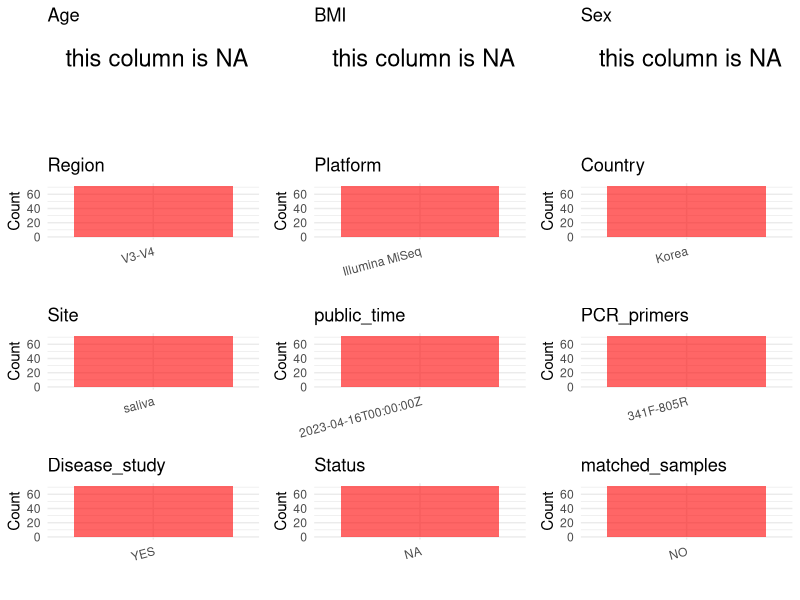

The R script that drew this image: (Note: this script raises an error after producing the figure.)
## ---- chunk 1
# Load necessary libraries
library(dplyr)
library(ggplot2)
library(cowplot)

# Set working directory (update this path to your local directory)
setwd("D:/metadata/PRJEB61123")

# Read the initial metadata files
initial_meta<-read.csv("SraRunTable.csv",header = T)

# Combine the two metadata files
#meta <- rbind(initial_meta, initial_meta1)

#Remove entries non-oral samples
#initial_meta <- subset(initial_meta,isolate %in% c("saliva","tongue coat"))

# Check the number of samples containing "HT" in Sample.Name (e.g., healthy controls)
#nrow(subset(meta, grepl("HT", Sample.Name)))

# Display the first few rows of the metadata
head(initial_meta)
## ---- chunk 2
# Create a uniform metadata dataframe
metadata <- data.frame(
  BioProject = initial_meta$BioProject,
  Run = initial_meta$Run,
  sample_name = initial_meta$Sample.Name,
  Age = NA,
  BMI = NA,
  Sex=NA,
  Region = "V3-V4",
  Platform = initial_meta$Instrument,
  Country = "Korea",
  Site = "saliva",
  public_time = initial_meta$ReleaseDate,
  stringsAsFactors = FALSE
)
## ---- chunk 3
# Add information obtained from the publication
metadata$PCR_primers <- "341F-805R"
metadata$title <- "Characteristics of the Salivary Microbiota in Periodontal Diseases and Potential Roles of Individual Bacterial Species To Predict the Severity of Periodontal Disease"
metadata$Disease_study <- "YES"
# Assign disease status based on sample_name patterns
metadata$Status<-"NA"

keep_subjects <- unique(subset(metadata, Site == "saliva")$sample_name)
metadata <- subset(metadata, sample_name %in% keep_subjects)

sample_counts <- table(metadata$sample_name)

metadata$matched_samples <-
  ifelse(metadata$sample_name %in% names(sample_counts[sample_counts >= 2]),
         "YES", "NO")

cat("Subjects retained:", length(unique(metadata$sample_name)), "\n")
cat("Matched samples distribution:\n")
table(metadata$matched_samples)
cat("Sample distribution by Site:\n")
table(metadata$Site)
## ---- chunk 4
# Check the number of unique runs and sample names
print(paste("Number of unique runs:", length(unique(metadata$Run))))
print(paste("Number of unique sample names:", length(unique(metadata$sample_name))))
## ---- chunk 5
# Select columns for visualization
plot_data <- metadata %>%
  select(-BioProject, -Run, -sample_name, -title)

# Function to create simple plots for each column
create_simple_plots <- function(data) {
  plots <- list()
  
  for (col in colnames(data)) {
    # Check if the column is all NA
    if (all(is.na(data[[col]]))) {
      # Create an empty plot with text indicating all NA
      p <- ggplot() +
        annotate("text", x = 0.5, y = 0.5, label = "this column is NA", size = 6) +
        labs(title = col) +
        theme_void()
    } else if (is.numeric(data[[col]])) {
      # Numeric variable: histogram
      p <- ggplot(data, aes(x = .data[[col]])) +
        geom_histogram(fill = "blue", alpha = 0.6, bins = 20, na.rm = TRUE) +
        labs(title = col) +
        theme_minimal()
    } else {
      # Categorical variable: bar plot (remove NA values)
      count_data <- as.data.frame(table(data[[col]], useNA = "ifany"))
      p <- ggplot(count_data, aes(x = reorder(Var1, -Freq), y = Freq)) +
        geom_col(fill = "red", alpha = 0.6) +
        labs(title = col, x = NULL, y = "Count") +
        theme_minimal() +
        theme(axis.text.x = element_text(angle = 15, hjust = 1))
    }
    plots[[col]] <- p
  }
  
  return(plots)
}

# Generate and arrange plots
plots <- create_simple_plots(plot_data)
p<-plot_grid(plots$Age, 
          plots$BMI, 
          plots$Sex, 
          plots$Region, 
          plots$Platform, 
          plots$Country, 
          plots$Site,
          plots$public_time, 
          plots$PCR_primers,
          plots$Disease_study,
          plots$Status,
          plots$matched_samples,# add 
          ncol = 3, align = "hv", axis = "lb")
ggsave("Metadata_Summary.png", plot = p, width = 8, height = 6, dpi = 150)
## ---- chunk 6
knitr::include_graphics("metadata_summary.png")
## ---- chunk 7
# Reorder columns to match the desired format
metadata <- metadata[, c(
  "BioProject", "Run", "sample_name", "Age", "BMI", "Sex", 
  "Region", "Platform", "Country", "Site", "public_time", 
  "PCR_primers", "title", "Disease_study", "Status","matched_samples"
)]

# Export the uniform metadata to a CSV file
write.csv(metadata, file = "metadata.csv", quote = FALSE)
head(metadata)
